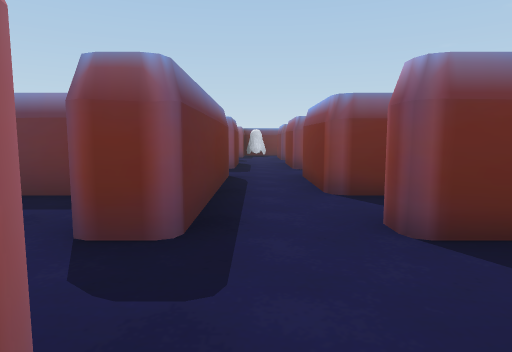
view 1 (above)

24 first-person views from a walk through a scene from a Unity 3-D project. The camera is 0.64 m above the floor, tilts 6° down and sees 75° across. The floor is counted in squares, 1 m on a side. Each view is taken from the middle of a square. On the plan, view 1 faces up. The plan holds only what a view shows up to about 10 squares ahead; the rest is blank. The player is left out. Some surface patterns are stand-ins.

view 2
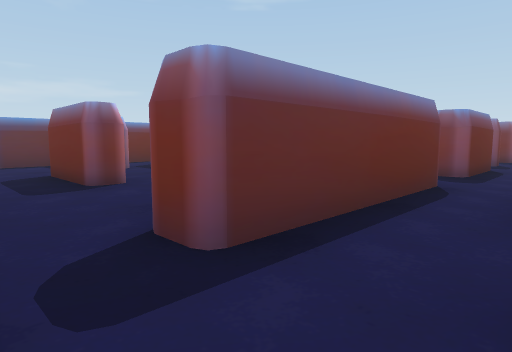

view 3
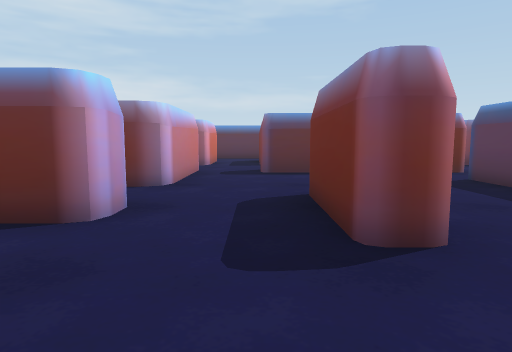

view 4
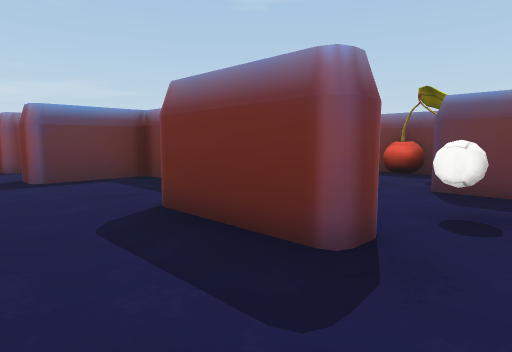

view 5
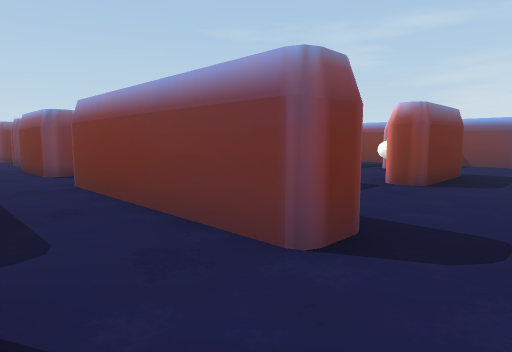

view 6
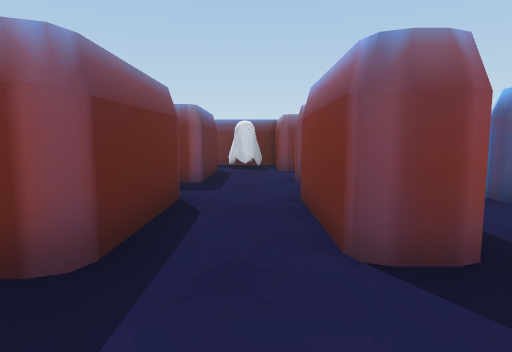

view 7
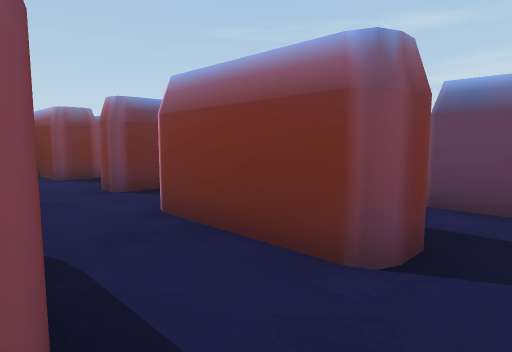

view 8
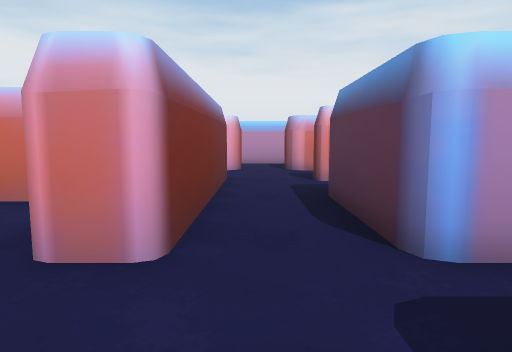

view 9
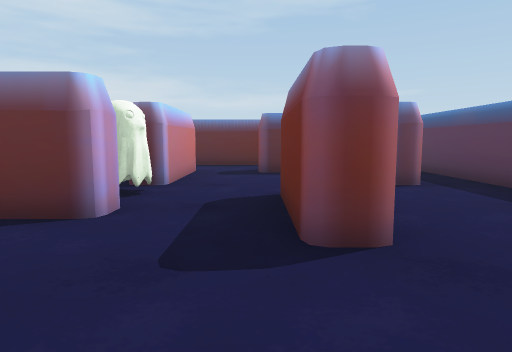

view 10
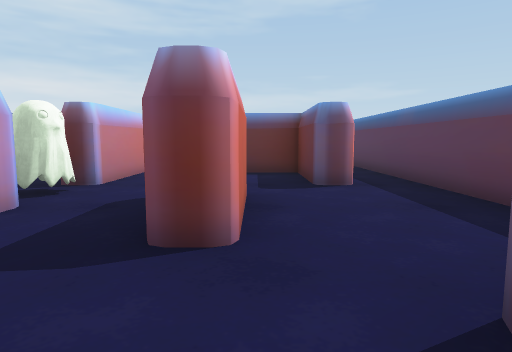

view 11
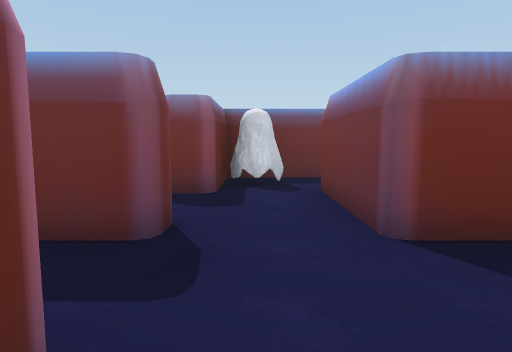

view 12
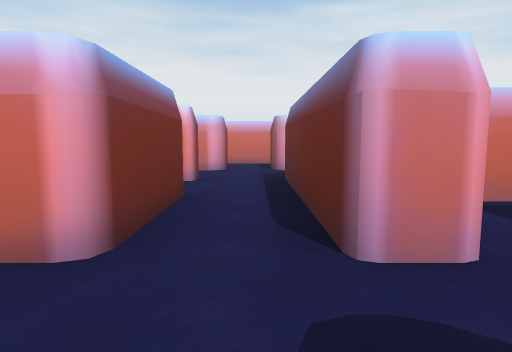

view 13
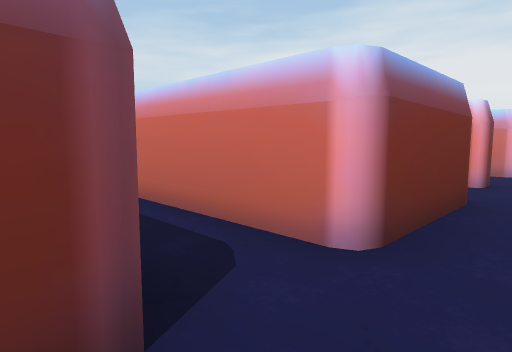

view 14
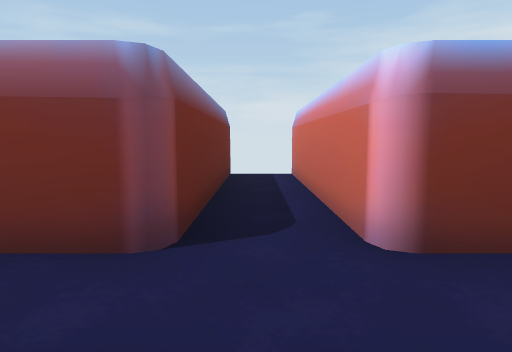

view 15
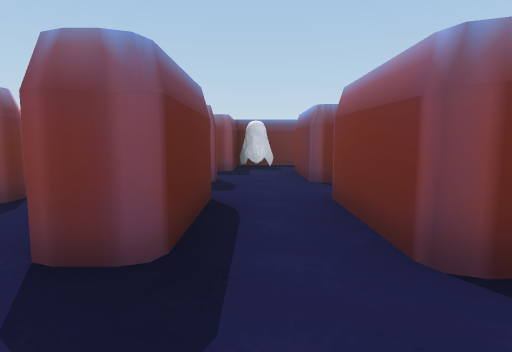

view 16
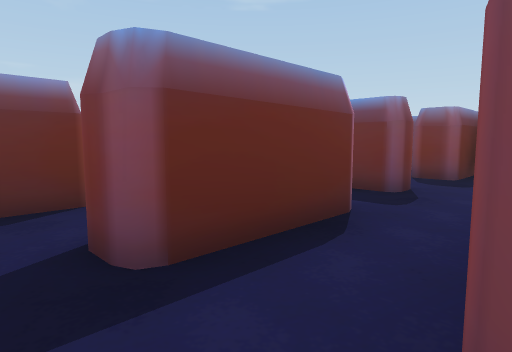

view 17
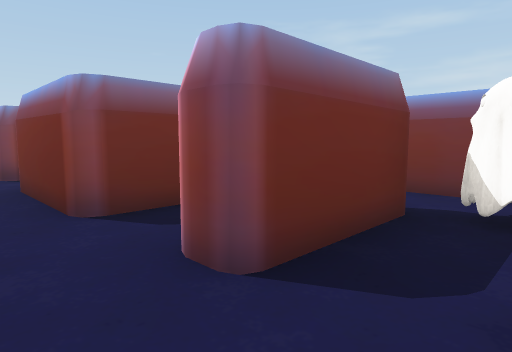

view 18
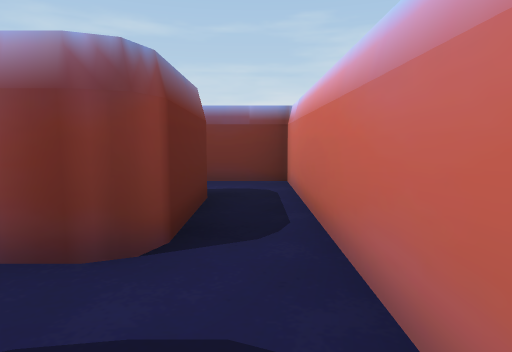

view 19
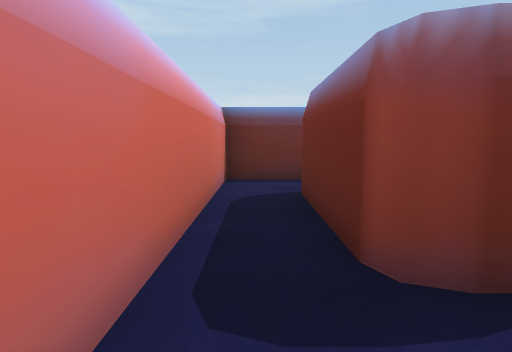

view 20
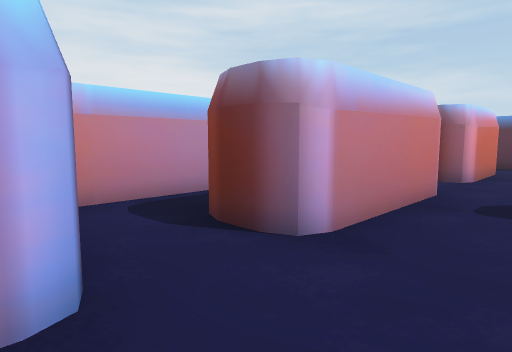

view 21
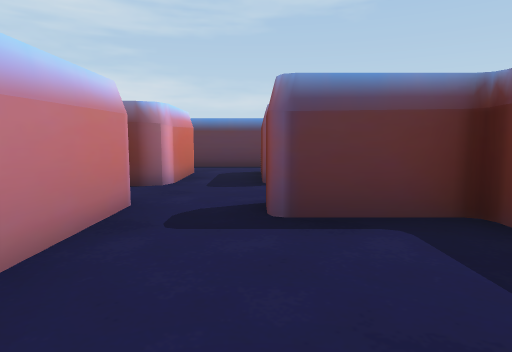

view 22
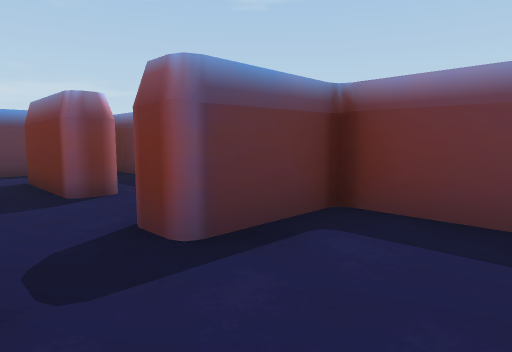

view 23
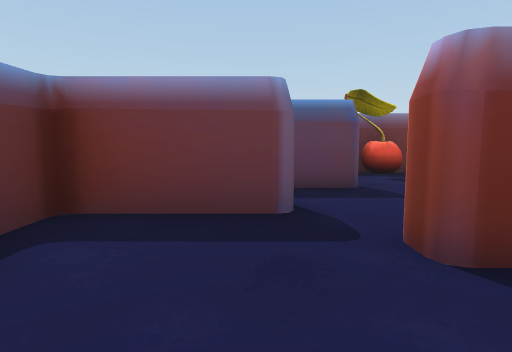

view 24
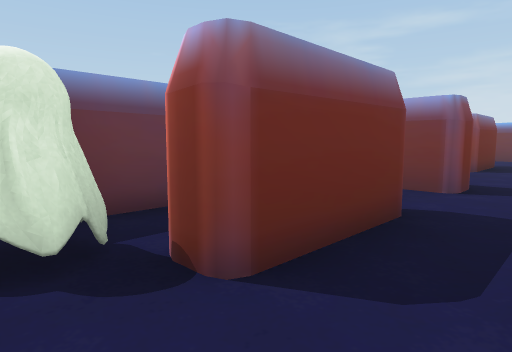

### Floor plan
Key: @ floor where view 1 was taken; # wall or solid block; . floor; O other object.
Columns run from 15 left of view 1 to 6 right of it. Each row starts with its distance up from view 1.
 15     OOOOO...OOOOO
 14     OOO..OOO..OO.
 13     O.O.......O.O
 12     O........ ..O
 11     O.OOOOO.OOO.OO
 10     #.O.O   O.O.#
  9     #.O..   ..O.#
  8     #.OOOOO O.O.######
  7     ...O OOOO........
  6     O.O.OO.O .O.OOOOO
  5     O.O.......O.O
  4  OOOO.OOO..#OOO.OO
  3  OO...O..OOO..O..  .O
  2 O.OOO.O.......O.OOO.O
  1 O.................O.
  0 O OOO.OOO.#.OOO@OOO.O
 -1     ..  ..#.........O
 -2     OO OO##########O

Where each view was taken, in squares from view 1:
view 1: 0 up, 0 right, facing up
view 2: 1 up, 1 right, facing up-left
view 3: 2 up, 2 left, facing left
view 4: 1 up, 3 left, facing up-left
view 5: 1 up, 11 left, facing up-right
view 6: 6 up, 10 left, facing up
view 7: 7 up, 11 left, facing up-right
view 8: 8 up, 10 left, facing down
view 9: 13 up, 2 left, facing left
view 10: 14 up, 2 left, facing left
view 11: 9 up, 0 right, facing up
view 12: 8 up, 0 right, facing down
view 13: 8 up, 0 right, facing down-right
view 14: 7 up, 1 left, facing right
view 15: 6 up, 0 right, facing up
view 16: 7 up, 1 right, facing up-left
view 17: 1 up, 0 right, facing up-right
view 18: 1 down, 1 left, facing right
view 19: 1 down, 1 right, facing left
view 20: 2 up, 5 left, facing down-left
view 21: 2 up, 6 left, facing left
view 22: 1 up, 7 left, facing up-left
view 23: 1 up, 7 left, facing up
view 24: 1 up, 14 left, facing up-right
